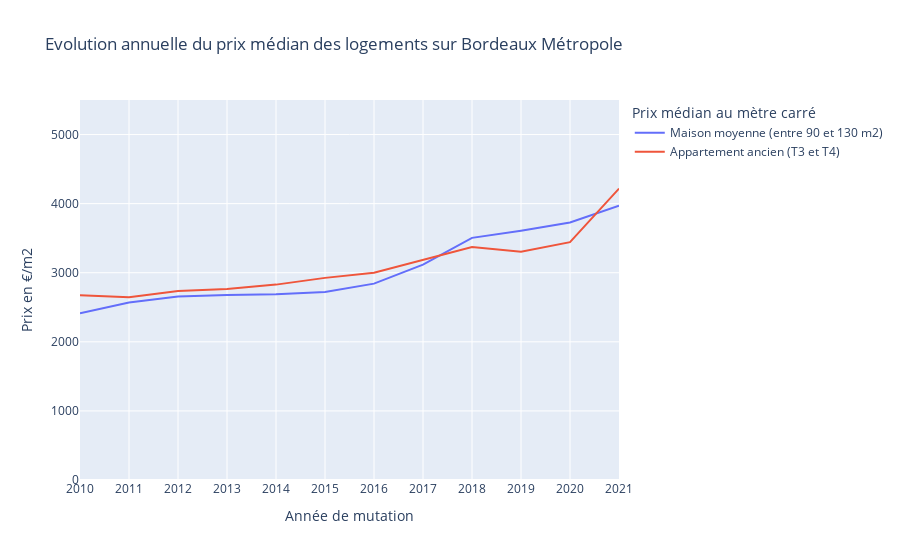

Notebook code for this chart:
### Code cell
# Paramétrage du endpoint
code_insee, nom = "243300316", "Bordeaux Métropole"
url = BASE_URL_API + f"/indicateurs/dv3f/epci/annuel/{code_insee}"

# Interrogation de l'API et récupération d'un dataframe
response  = apidf(url)
indicateurs = pd.DataFrame.from_dict(response["results"])

# Edition du graphique
fig = px.line(indicateurs, 
             x='annee', 
             y=['pxm2_median_mmx', 'pxm2_median_amx'], 
             title = f"Evolution annuelle du prix médian des logements sur {nom}", 
             range_y=[0, 5500],
             labels={"annee" : "Année de mutation", 
                     "value" : "Prix en €/m2",},
             )
noms={"pxm2_median_mmx": "Maison moyenne (entre 90 et 130 m2)", 
      "pxm2_median_amx": "Appartement ancien (T3 et T4)"}
fig.update_layout(legend_title_text="Prix médian au mètre carré")
fig.for_each_trace(lambda t: t.update(hovertemplate = t.hovertemplate.replace(t.name, noms[t.name]), name=noms[t.name]))
fig.show()

### Figure 1 — Plotly figure (JSON) as saved in the notebook; plotly's stock layout.template omitted (floating-point values rounded to 4 significant figures)
{"data": [{"hovertemplate": "variable=Maison moyenne (entre 90 et 130 m2)<br>Année de mutation=%{x}<br>Prix en €/m2=%{y}<extra></extra>", "legendgroup": "pxm2_median_mmx", "line": {"color": "#636efa", "dash": "solid"}, "marker": {"symbol": "circle"}, "mode": "lines", "name": "Maison moyenne (entre 90 et 130 m2)", "orientation": "v", "showlegend": true, "type": "scatter", "x": ["2010", "2011", "2012", "2013", "2014", "2015", "2016", "2017", "2018", "2019", "2020", "2021"], "xaxis": "x", "y": [2412.0, 2570.0, 2654.0, 2679.0, 2689.0, 2721.0, 2842.0, 3117.0, 3505, 3608.0, 3727.0, 3969.0], "yaxis": "y"}, {"hovertemplate": "variable=Appartement ancien (T3 et T4)<br>Année de mutation=%{x}<br>Prix en €/m2=%{y}<extra></extra>", "legendgroup": "pxm2_median_amx", "line": {"color": "#EF553B", "dash": "solid"}, "marker": {"symbol": "circle"}, "mode": "lines", "name": "Appartement ancien (T3 et T4)", "orientation": "v", "showlegend": true, "type": "scatter", "x": ["2010", "2011", "2012", "2013", "2014", "2015", "2016", "2017", "2018", "2019", "2020", "2021"], "xaxis": "x", "y": [2672.0, 2644.0, 2735.0, 2765.0, 2828.0, 2926.0, 3000, 3191.0, 3371.0, 3304.0, 3443.0, 4218.0], "yaxis": "y"}], "layout": {"legend": {"title": {"text": "Prix médian au mètre carré"}, "tracegroupgap": 0}, "title": {"text": "Evolution annuelle du prix médian des logements sur Bordeaux Métropole"}, "xaxis": {"anchor": "y", "domain": [0, 1], "title": {"text": "Année de mutation"}}, "yaxis": {"anchor": "x", "domain": [0, 1], "range": [0, 5500], "title": {"text": "Prix en €/m2"}}}}
